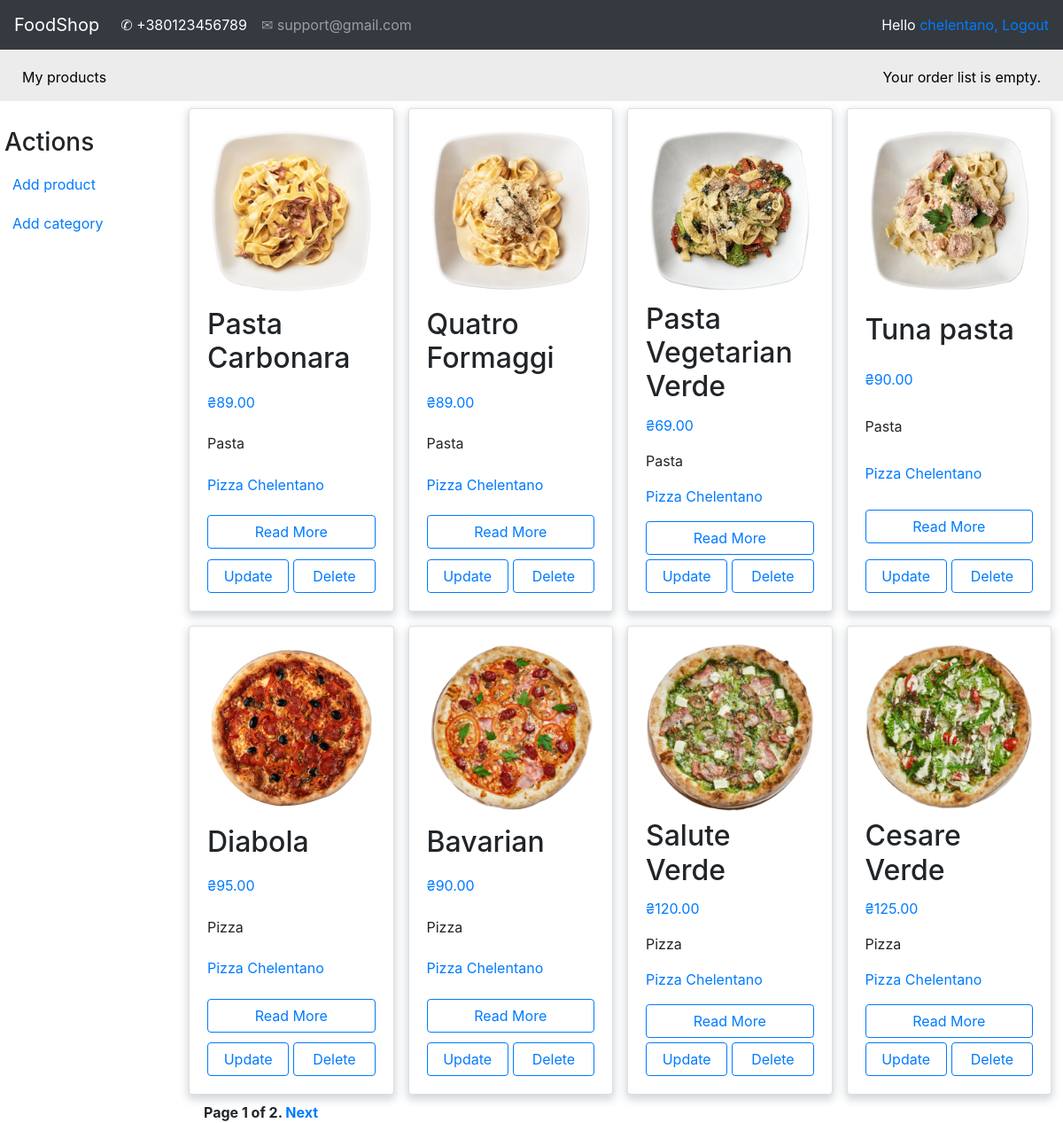
Screenshot of /account/my_products/ (signed in) with the database file from the repository.
### shop/models.py (models this page shows, shortened)
class Product(models.Model):
    shop = models.ForeignKey(Shop, on_delete=models.CASCADE)
    category = models.ForeignKey(Category, on_delete=models.CASCADE)
    name = models.CharField(max_length=150, db_index=True)
    slug = models.SlugField(max_length=150, db_index=True)
    image = models.ImageField(upload_to='image_products/%Y/%m/%d', default='image_products/no_img.png')
    description = models.TextField(blank=True)
    price = models.DecimalField(max_digits=10, decimal_places=2)
    available = models.BooleanField(default=True)
    created = models.DateTimeField(auto_now_add=True)
    updated = models.DateTimeField(auto_now=True)
    objects = ProductManager()
    class Meta:
        ordering = ('-created',)
        index_together = (('id', 'slug'),)
        default_related_name = "products"
    def get_absolute_url(self):
        return reverse('product_detail',
                       args=[self.id, self.slug])
    def get_shop_slug(self):
        shop = Shop.objects.get(name=self.shop)
        shop = shop.slug
        return reverse('product_list_by_shop',
                       args=[shop])

class Category(models.Model):
    name = models.CharField(max_length=150, db_index=True)
    slug = models.SlugField(max_length=150, db_index=True, unique=True)
    class Meta:
        ordering = ('name',)
        default_related_name = "category"
        verbose_name = "Category"
        verbose_name_plural = "Categories"
    def __str__(self):
        return self.name

class Shop(models.Model):
    owner = models.OneToOneField(settings.AUTH_USER_MODEL, on_delete=models.CASCADE)
    name = models.CharField(max_length=150, db_index=True)
    slug = models.SlugField(max_length=150, db_index=True, unique=True)
    class Meta:
        ordering = ('name',)
        default_related_name = "shop"
    def __str__(self):
        return self.name

### account/decorators.py (the view)
    def wrapper_func(request, *args, **kwargs):
        group = None
        if request.user.groups.exists():
            group = request.user.groups.filter(name='entrepreneur').exists()
        if group:
            return view_func(request, *args, **kwargs)
        else:
            return redirect('product_list')

### account/templatetags/custom_tags.py (called while the page is built)
@register.filter(name='has_group')
def has_group(user, group_name):
    return user.groups.filter(name=group_name).exists()

@register.filter(name='has_shop')
def has_shop(user, shop_name):
    if Shop.objects.filter(owner=user):
        if Shop.objects.get(owner=user).name == shop_name.name:
            return shop_name.name
    else:
        return None

### account/views.py (called while the page is built)
@login_required
@entrepreneur_only
def myProducts(request):
    shop = Shop.objects.get(owner=request.user)
    products = Product.objects.filter(shop=shop)
    paginator = Paginator(products, 8)
    page = request.GET.get('page')
    try:
        objects = paginator.page(page)
    except PageNotAnInteger:
        objects = paginator.page(1)
    except EmptyPage:
        objects = paginator.page(paginator.num_pages)
    context = {"products": objects}
    return render(request, 'registration/CRUD/my_products.html', context)

### orderlist/context_processors.py (called while the page is built)
def orderlist(request):
    return {'orderlist': OrderList(request)}

### orderlist/orderlist.py (called while the page is built)
    def __len__(self):
        return sum(item['count'] for item in self.orderlist.values())

### templates/registration/CRUD/my_products.html (shortened to what this page needs)
{% extends 'shop/base.html' %}
{% load custom_tags %}
{% load static %}
{% block context %}
<div id="sidebar">
        <h3 style="margin-left: 5px">Actions</h3>
        <ul>
            <li>
                <a href="{% url 'create_product' %}">Add product</a>
            </li>
            <li>
                <a href="{% url 'create_category' %}">Add category</a>
            </li>
        </ul>
    </div>
<div class="d-flex flex-column" style="margin-right: -5px;">
{% if products %}
<div class="row" style="margin-right: 5px">
      {% for product in products %}
        <div class="post-item col-12 col-sm-6 col-md-6 col-lg-3 p-2">
          <div class="card h-100 card-product">
            <div class="card-body card-flex">
               <div class="product-image mb-2">
                <img src="{{ product.image.url }}">
               </div>
              <h2 class="card-title">{{ product.name }}</h2>
              <p class="text-primary">₴{{ product.price}}</p>
              <p class="card-text">{{product.category|safe | truncatewords:10 }}</p>
              <p class="card-text"><a href="{{ product.get_shop_slug }}">
                  {{product.shop|safe | truncatewords:10 }}</a></p>
              <a href="{{ product.get_absolute_url }}" style="width:100%; margin-bottom: 5px" class="btn btn-outline-primary">Read More</a>
              {% if request.user.is_authenticated %}
                {% if request.user|has_shop:product.shop %}
                <div class="d-flex justify-content-between">
                <a href="{% url 'update_product' product.id product.slug %}" style="width:50%; margin-right: 5px"
                   class="btn btn-outline-primary">Update</a>
                <a href="{% url 'delete_product' product.id product.slug %}" style="width:50%;"
                   class="btn btn-outline-primary">Delete</a>
                </div>
                {% endif %}
              {% endif %}
            </div>
          </div>
        </div>
      {% endfor %}
    </div>
    {% if products %}
    {% include 'pagination/pagination.html' with page=products %}
    {% endif %}
    </div>
{% else %}
<p style="font-style:oblique; font-size: 400%">Sorry, there are no products in this collection.</p>
{% endif %}
{% endblock %}

### templates/shop/base.html (shortened to what this page needs)
{% load custom_tags %}
{% load static %}
<html lang="en">
<head>
    <link rel="stylesheet" href="https://maxcdn.bootstrapcdn.com/bootstrap/4.0.0/css/bootstrap.min.css">
    <link rel="stylesheet" type="text/css" href="{% static '/css/style.css' %}">
    <link rel="stylesheet" type="text/css" href="{% static '/categories-slider/splide-2.4.21/dist/css/splide.min.css' %}">
    <link rel="stylesheet" type="text/css" href="{% static '/categories-slider/style.css' %}">
</head>
<body>
<nav class="navbar navbar-expand-lg navbar-dark bg-dark">
  <a class="navbar-brand" href="{% url 'product_list' %}">FoodShop</a>
  <div class="collapse navbar-collapse" id="navbarSupportedContent">
    <ul class="navbar-nav mr-auto">
      <li class="nav-item active">
        <a class="nav-link" href="#">&#9990; +380123456789<span class="sr-only">(current)</span></a>
      </li>
      <li class="nav-item">
        <a class="nav-link" href="#">&#9993; support@gmail.com</a>
      </li>
    </ul>
      <span class="user">
        {% if request.user.is_authenticated %}
          Hello <a href="{% url 'edit' %}">{{ request.user.username }},</a>
          <a href="{% url 'logout' %}">Logout</a>
        {% else %}
            <a href="{% url 'login' %}">Log-in</a>
        {% endif %}
    </span>
  </div>
</nav>
<div id="subheader">
<div class="my-products">
    {% if request.user.is_authenticated %}
        {% if request.user|has_group:"entrepreneur" %}
            <a href="{% url 'my_products' %}">My products</a>
        {% endif %}
    {% endif %}
</div>
 <div class="order-list">
          {% with total_items=orderlist|length %}
            {% if orderlist|length > 0 %}
                Your order list contains:
                <a href="{% url 'orderlist:orderlist_detail' %}">
                    {{ total_items }} item{{ total_items|pluralize }},
                    ₴{{ orderlist.get_total_price }}
                </a>
            {% else %}
                Your order list is empty.
            {% endif %}
        {% endwith %}
      </div>
 </div>
{% block context %}
{% endblock context %}
{% load static %}
</body>
</html>

### static/css/style.css (style rules this page uses)
html { overflow-x: hidden; }
.order-list { color: white; }
#subheader { background:#ececec; color:#444; padding:15px 100px; overflow:auto; }
#subheader .order-list { float:right; color:black; padding-top:4px; margin-right: -75px; }
#subheader .my-products { float: left; color: black; padding-top: 4px; margin-left: -75px; }
#subheader .my-products a { color: black; }
.user { color:white; }
#sidebar { width:220px; padding:30px 20px 0 0; float:left; }
#sidebar ul { margin:0; padding:0; }
#sidebar ul li { margin:0; list-style:none; padding:10px 14px; }
#sidebar ul li a { display:block; }
.card-flex { display:flex; flex-direction:column; justify-content:space-between; }
.card-product { box-shadow: 0px 4px 10px 1.7px rgb(34 60 80 / 20%); }
.product-image { max-width: 360px; max-height: 420px; }
.product-image img { display: block; max-width: 100%; object-fit: cover; }

### rows the page displays
Product: image (picture), name "Pasta Carbonara", price "89.00", category "Pasta", shop "Pizza Chelentano", shows "Update"
Product: image (picture), name "Quatro Formaggi", price "89.00", category "Pasta", shop "Pizza Chelentano", shows "Update"
Product: image (picture), name "Pasta Vegetarian Verde", price "69.00", category "Pasta", shop "Pizza Chelentano", shows "Update"
Product: image (picture), name "Tuna pasta", price "90.00", category "Pasta", shop "Pizza Chelentano", shows "Update"
Product: image (picture), name "Diabola", price "95.00", category "Pizza", shop "Pizza Chelentano", shows "Update"
Product: image (picture), name "Bavarian", price "90.00", category "Pizza", shop "Pizza Chelentano", shows "Update"
Product: image (picture), name "Salute Verde", price "120.00", category "Pizza", shop "Pizza Chelentano", shows "Update"
Product: image (picture), name "Cesare Verde", price "125.00", category "Pizza", shop "Pizza Chelentano", shows "Update"

### other values shown
{{ request.user.username }} "chelentano"
{{ page.number }} "1"
{{ page.paginator.num_pages }} "2"
